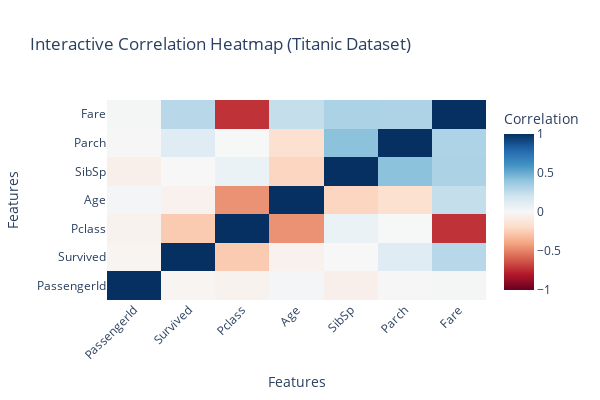

Here is the notebook cell this chart was saved with:
### Code cell
corr_matrix = Titanic_data.corr(numeric_only=True)

# Create a heatmap using Plotly
fig = go.Figure(data=go.Heatmap(
    z=corr_matrix.values,
    x=corr_matrix.columns,
    y=corr_matrix.index,
    colorscale='RdBu',  # or 'Viridis', 'Cividis', 'YlGnBu'
    zmin=-1, zmax=1,
    colorbar=dict(title="Correlation"),
    hoverongaps=False,
    text=corr_matrix.round(2).values,
    hovertemplate='Variable 1: %{x}<br>Variable 2: %{y}<br>Correlation: %{z:.2f}<extra></extra>'
))

# Improve layout
fig.update_layout(
    title='Interactive Correlation Heatmap (Titanic Dataset)',
    xaxis_title="Features",
    yaxis_title="Features",
    xaxis_showgrid=False,
    yaxis_showgrid=False,
    xaxis_tickangle=-45,
    template="plotly_white",
    autosize=True,
    height=400,
    width = 600
)

fig.show()

### Figure 1 — Plotly figure (JSON) as saved in the notebook; plotly's stock layout.template omitted (floating-point values rounded to 4 significant figures)
{"data": [{"colorbar": {"title": {"text": "Correlation"}}, "colorscale": [[0, "rgb(103,0,31)"], [0.1, "rgb(178,24,43)"], [0.2, "rgb(214,96,77)"], [0.3, "rgb(244,165,130)"], [0.4, "rgb(253,219,199)"], [0.5, "rgb(247,247,247)"], [0.6, "rgb(209,229,240)"], [0.7, "rgb(146,197,222)"], [0.8, "rgb(67,147,195)"], [0.9, "rgb(33,102,172)"], [1, "rgb(5,48,97)"]], "hoverongaps": false, "hovertemplate": "Variable 1: %{x}<br>Variable 2: %{y}<br>Correlation: %{z:.2f}<extra></extra>", "text": [[1.0, -0.02, -0.04, 0.02, -0.06, -0.01, 0.01], [-0.02, 1.0, -0.26, -0.04, 0.0, 0.13, 0.28], [-0.04, -0.26, 1.0, -0.45, 0.06, 0.0, -0.73], [0.02, -0.04, -0.45, 1.0, -0.22, -0.16, 0.24], [-0.06, 0.0, 0.06, -0.22, 1.0, 0.41, 0.32], [-0.01, 0.13, 0.0, -0.16, 0.41, 1.0, 0.31], [0.01, 0.28, -0.73, 0.24, 0.32, 0.31, 1.0]], "type": "heatmap", "x": ["PassengerId", "Survived", "Pclass", "Age", "SibSp", "Parch", "Fare"], "y": ["PassengerId", "Survived", "Pclass", "Age", "SibSp", "Parch", "Fare"], "z": [[1.0, -0.02037, -0.03835, 0.01941, -0.05522, -0.005769, 0.01453], [-0.02037, 1.0, -0.2647, -0.0423, 0.00237, 0.126, 0.2809], [-0.03835, -0.2647, 1.0, -0.4537, 0.06083, 0.003895, -0.7261], [0.01941, -0.0423, -0.4537, 1.0, -0.22, -0.1582, 0.2411], [-0.05522, 0.00237, 0.06083, -0.22, 1.0, 0.4135, 0.3214], [-0.005769, 0.126, 0.003895, -0.1582, 0.4135, 1.0, 0.3106], [0.01453, 0.2809, -0.7261, 0.2411, 0.3214, 0.3106, 1.0]], "zmax": 1, "zmin": -1}], "layout": {"autosize": true, "height": 400, "title": {"text": "Interactive Correlation Heatmap (Titanic Dataset)"}, "width": 600, "xaxis": {"showgrid": false, "tickangle": -45, "title": {"text": "Features"}}, "yaxis": {"showgrid": false, "title": {"text": "Features"}}}}
